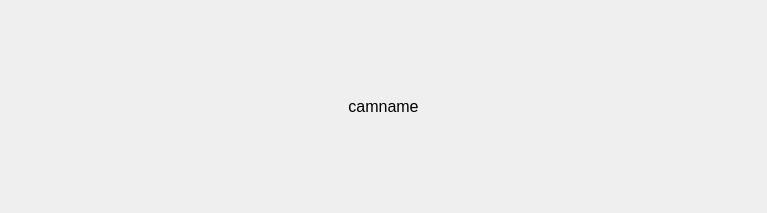
<?xml version="1.0" encoding="UTF-8"?>
<ui version="4.0">
 <class>camera</class>
 <widget class="QWidget" name="camera">
  <property name="geometry">
   <rect>
    <x>0</x>
    <y>0</y>
    <width>767</width>
    <height>213</height>
   </rect>
  </property>
  <property name="sizePolicy">
   <sizepolicy hsizetype="Preferred" vsizetype="Expanding">
    <horstretch>0</horstretch>
    <verstretch>0</verstretch>
   </sizepolicy>
  </property>
  <property name="windowTitle">
   <string>Form</string>
  </property>
  <property name="windowIcon">
   <iconset>
    <normaloff>:/icons/camera.png</normaloff>:/icons/camera.png</iconset>
  </property>
  <layout class="QGridLayout" name="gridLayout_2">
   <item row="0" column="0" alignment="Qt::AlignTop">
    <layout class="QGridLayout" name="leftColumn">
     <property name="verticalSpacing">
      <number>0</number>
     </property>
     <item row="0" column="0">
      <widget class="QLabel" name="lab_camName">
       <property name="sizePolicy">
        <sizepolicy hsizetype="Preferred" vsizetype="Expanding">
         <horstretch>0</horstretch>
         <verstretch>0</verstretch>
        </sizepolicy>
       </property>
       <property name="font">
        <font>
         <pointsize>12</pointsize>
        </font>
       </property>
       <property name="text">
        <string>camname</string>
       </property>
       <property name="alignment">
        <set>Qt::AlignCenter</set>
       </property>
      </widget>
     </item>
    </layout>
   </item>
   <item row="0" column="1">
    <layout class="QVBoxLayout" name="rightStack" stretch="0,1,0">
     <property name="spacing">
      <number>0</number>
     </property>
     <item>
      <layout class="QVBoxLayout" name="temperatureControls">
       <property name="spacing">
        <number>0</number>
       </property>
      </layout>
     </item>
     <item>
      <spacer name="rightColumnStretch">
       <property name="orientation">
        <enum>Qt::Vertical</enum>
       </property>
       <property name="sizeType">
        <enum>QSizePolicy::Expanding</enum>
       </property>
       <property name="sizeHint" stdset="0">
        <size>
         <width>0</width>
         <height>0</height>
        </size>
       </property>
      </spacer>
     </item>
     <item>
      <layout class="QGridLayout" name="rightColumn">
       <property name="verticalSpacing">
        <number>0</number>
       </property>
       <item row="9" column="0">
        <layout class="QHBoxLayout" name="emGainRow"/>
       </item>
      </layout>
     </item>
    </layout>
   </item>
  </layout>
 </widget>
 <resources/>
 <connections/>
</ui>
